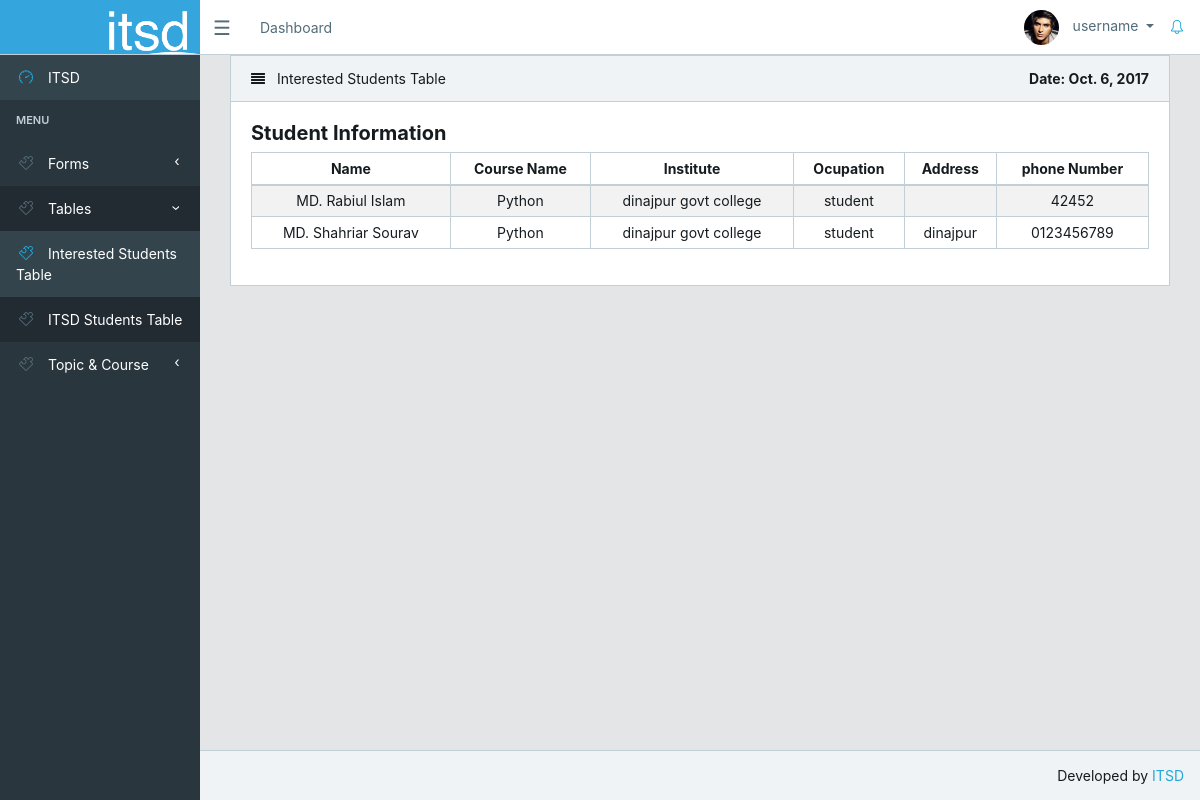
Page /itsd/interested_student_table/ on the committed database.
### std/models.py (models this page shows, shortened)
class RegisterForInterestStudent(models.Model):
    name = models.CharField(max_length=50)
    phone_no = models.CharField(max_length=50)
    ocupation = models.CharField(max_length=50)
    course_name = models.ForeignKey(Course)
    institute_name = models.CharField(max_length=50)
    address = models.CharField(max_length=50)

### course/models.py (models this page shows, shortened)
class Course(models.Model):
    topic_name = models.ForeignKey(Topic)
    course_name = models.CharField(max_length=50)
    category_name = models.CharField(max_length = 20)
    course_amount = models.CharField(max_length = 20)
    teacher_name = models.CharField(max_length=20)
    contact_number = models.CharField(max_length=20)
    def __str__(self):
        return self.course_name

### std/views.py (the view)
class InterestedStudentTableView(View):
    template_name = 'tables/interested_students_table.html'
    def get(self, request):
        student = RegisterForInterestStudent.objects.all()
        context = timezone.now()
        return render(request, self.template_name, {
            'student' : student,
            'now' : context
        })

### templates/tables/interested_students_table.html (shortened to what this page needs)
{% extends 'app.html' %}
{% block content %}
	<main class="main">
	<div class="container-fluid">
    	<div class="animated fadeIn">
			<div class="row">
                <div class="col-lg-12">
                    <div class="card">
                        <div class="card-header">
                            <i class="fa fa-align-justify"></i> Interested Students Table
                            <b class="pull-right">Date: {{ now|date }}</b>
                        </div>
                        <div class="card-body">
                            <table class="table table-bordered table-striped table-sm text-center">
                                <thead>
                                    <h5><strong>Student Information</strong></h5>
                                    <tr class="text-center">
                                        <th class="text-center">Name</th>
                                        <th class="text-center">Course Name</th>
                                        <th class="text-center">Institute</th>
                                        <th class="text-center">Ocupation</th>
                                        <th class="text-center">Address</th>
                                        <th class="text-center">phone Number</th>
                                    </tr>
                                </thead>
                                <tbody>
                                {% for students in student %}
                                    <tr>
                                        <td>{{students.name}}</td>
                                        <td>{{students.course_name}}</td>
                                        <td>{{students.institute_name}}</td>
                                        <td>{{students.ocupation}}</td>
                                        <td>{{students.address}}</td>
                                        <td>{{students.phone_no}}</td>
                                    </tr>
                                {% endfor %}
                                </tbody>
                            </table>
                        </div>
                    </div>
                </div>
            </div>
        </div>
    </div>
</main>
 {% endblock %}

### templates/app.html (shortened to what this page needs)
<!DOCTYPE html>
<html lang="en">
<head>
    {% load static %}
    <link href="{% static 'css/font-awesome.min.css' %}" rel="stylesheet">
    <link href="{% static 'css/simple-line-icons.css' %}" rel="stylesheet">
    <link href="{% static 'css/style.css' %}" rel="stylesheet">
</head>
<body class="app header-fixed sidebar-fixed aside-menu-fixed aside-menu-hidden">
    {% include 'layouts/header/header.html' %}
    <div class="app-body">
        {% include 'layouts/sidebars/sidebar.html' %}
        {% block content %}
        {% endblock %}
    </div>
     {% include 'layouts/footer/footer.html' %}
</body>
</html>

### templates/layouts/header/header.html (shortened to what this page needs)
{% load static %}
<header class="app-header navbar">
        <a class="navbar-brand" href="#"></a>
        <button class="navbar-toggler sidebar-minimizer d-md-down-none" type="button">☰</button>
        <ul class="nav navbar-nav d-md-down-none">
            <li class="nav-item px-3">
                <a class="nav-link" href="">Dashboard</a>
            </li>
        </ul>
        <ul class="nav navbar-nav ml-auto">
            <li class="nav-item dropdown">
                <a class="nav-link dropdown-toggle nav-link" data-toggle="dropdown" href="#" role="button" aria-haspopup="true" aria-expanded="false">
                    <img src="{% static 'img/avatars/8.jpg' %}" class="img-avatar" alt="admin">
                    <span class="d-md-down-none">username</span>
                </a>
            </li>
        </ul>
		<a class="nav-link" href="#"><i class="icon-bell"></i></a>
    </header>

### templates/layouts/sidebars/sidebar.html (shortened to what this page needs)
<div class="sidebar">
    <nav class="sidebar-nav">
        <ul class="nav">
            <li class="nav-item">
                <a class="nav-link" href=""><i class="icon-speedometer"></i> ITSD </a>
            </li>
            <li class="nav-title">
                MENU
            </li>
             <li class="nav-item nav-dropdown">
                <a class="nav-link nav-dropdown-toggle" href="#"><i class="icon-puzzle"></i> Forms</a>
            </li>
             <li class="nav-item nav-dropdown">
                <a class="nav-link nav-dropdown-toggle" href="#"><i class="icon-puzzle"></i> Tables</a>
                <ul class="nav-dropdown-items">
                    <li class="nav-item">
                        <a class="nav-link" href="{% url 'std:interested_student_table' %}"><i class="icon-puzzle"></i> Interested Students Table</a>
                    </li>
                    <li class="nav-item">
                        <a class="nav-link" href="{% url 'std:register_table' %}"><i class="icon-puzzle"></i> ITSD Students Table</a>
                    </li>
                </ul>
            </li>
             <li class="nav-item nav-dropdown">
                <a class="nav-link nav-dropdown-toggle" href="#"><i class="icon-puzzle"></i> Topic & Course</a>
            </li>
        </ul>
    </nav>
</div>

### templates/layouts/footer/footer.html
<footer class="app-footer">
    <span class="float-right">Developed by <a href="http://www.itsd.com.bd/">ITSD</a>
    </span>
</footer>

### rows in the picture
RegisterForInterestStudent: name "MD. Rabiul Islam", course_name "Python", institute_name "dinajpur govt college", ocupation "student", phone_no "42452"
RegisterForInterestStudent: name "MD. Shahriar Sourav", course_name "Python", institute_name "dinajpur govt college", ocupation "student", address "dinajpur", phone_no "0123456789"
